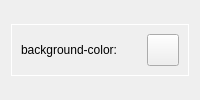
              <widget class="QWidget" name="bg_tab">
               <attribute name="title">
                <string>Background</string>
               </attribute>
               <layout class="QVBoxLayout" name="verticalLayout_13">
                <item>
                 <spacer name="verticalSpacer_4">
                  <property name="orientation">
                   <enum>Qt::Vertical</enum>
                  </property>
                  <property name="sizeHint" stdset="0">
                   <size>
                    <width>0</width>
                    <height>0</height>
                   </size>
                  </property>
                 </spacer>
                </item>
                <item>
                 <widget class="QFrame" name="bg_style_frame">
                  <property name="sizePolicy">
                   <sizepolicy hsizetype="Preferred" vsizetype="Minimum">
                    <horstretch>0</horstretch>
                    <verstretch>0</verstretch>
                   </sizepolicy>
                  </property>
                  <property name="styleSheet">
                   <string notr="true">QFrame#bg_style_frame {
	border: 1px solid rgb(255, 255, 255);
}</string>
                  </property>
                  <property name="frameShape">
                   <enum>QFrame::StyledPanel</enum>
                  </property>
                  <property name="frameShadow">
                   <enum>QFrame::Raised</enum>
                  </property>
                  <layout class="QVBoxLayout" name="verticalLayout_18">
                   <item>
                    <layout class="QHBoxLayout" name="horizontalLayout_10">
                     <item>
                      <widget class="QLabel" name="label_3">
                       <property name="text">
                        <string>background-color:</string>
                       </property>
                      </widget>
                     </item>
                     <item>
                      <widget class="QPushButton" name="bg_color">
                       <property name="sizePolicy">
                        <sizepolicy hsizetype="Fixed" vsizetype="Fixed">
                         <horstretch>0</horstretch>
                         <verstretch>0</verstretch>
                        </sizepolicy>
                       </property>
                       <property name="minimumSize">
                        <size>
                         <width>32</width>
                         <height>32</height>
                        </size>
                       </property>
                       <property name="maximumSize">
                        <size>
                         <width>32</width>
                         <height>32</height>
                        </size>
                       </property>
                       <property name="text">
                        <string/>
                       </property>
                      </widget>
                     </item>
                    </layout>
                   </item>
                  </layout>
                 </widget>
                </item>
                <item>
                 <spacer name="verticalSpacer_3">
                  <property name="orientation">
                   <enum>Qt::Vertical</enum>
                  </property>
                  <property name="sizeHint" stdset="0">
                   <size>
                    <width>0</width>
                    <height>0</height>
                   </size>
                  </property>
                 </spacer>
                </item>
               </layout>
              </widget>
